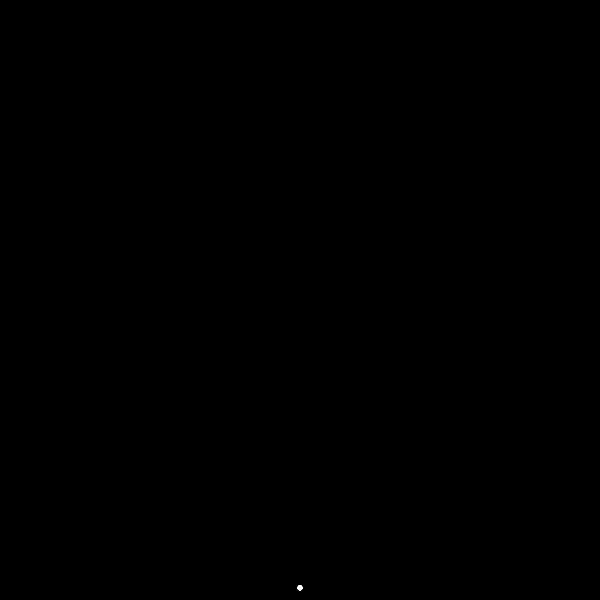
Frame 1 (no input)
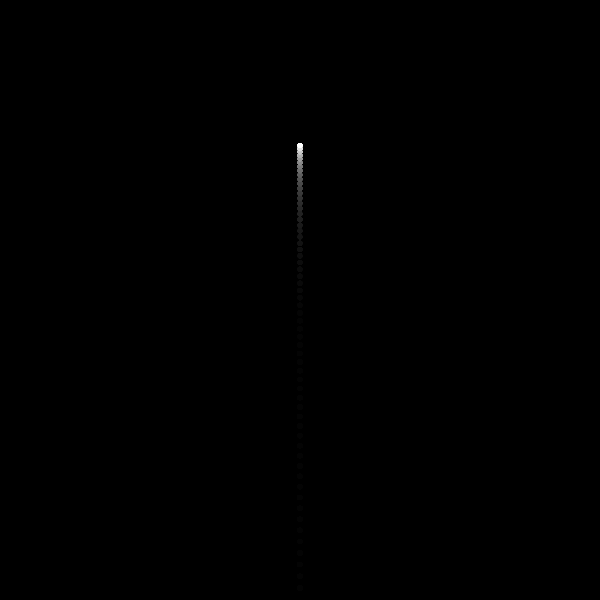
Frame 60 (no input)
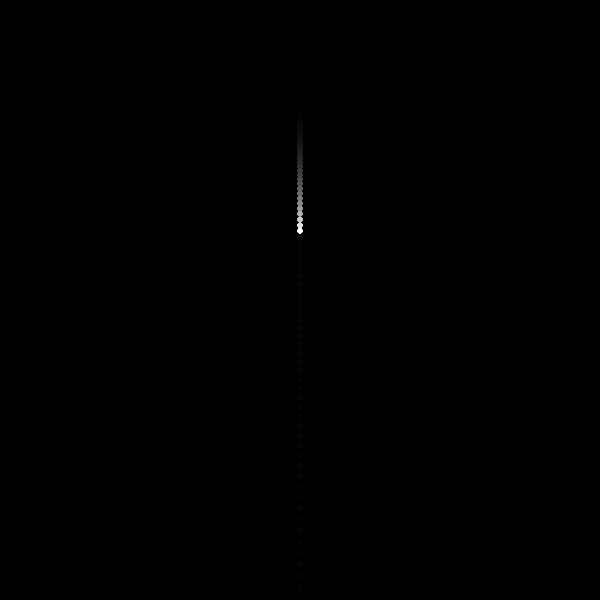
Frame 120 (the mouse pressed at the canvas centre since frame 60)

The p5.js sketch that drew these frames (run headless with seeded random() and noise() and a simulated clock; from frame 60 on, the mouse is pressed at the canvas centre):

// p5.js sketch
// ── sketch.js
// IMA NYU Shanghai
// The Nature of Code
// MOQN
// Feb 17 2017


let NUM_OF_CIRCLES = 150;
let circles = [];

function setup() {
  createCanvas(600, 600);
  background(0);
  for (let i = 0; i < NUM_OF_CIRCLES; i++) {
    circles.push(new Circle(width / 2, height, 0, -12));
  }
}


function draw() {
  background(0, 30);

  for (let i = 0; i < circles.length; i++) {
    circles[i].run();
  }
}


function keyPressed() {
  print(key);
  if (key == "R") {
    circles = [];
    for (let i = 0; i < NUM_OF_CIRCLES; i++) {
      circles.push(new Circle(width / 2, height, 0, -12));
    }
  } else if (key == " ") {
    for (let i = 0; i < circles.length; i++) {
      circles[i].explode();
    }
  }
}
// ── Circle.js
"use strict";


class Circle {
  constructor(x, y, xspd, yspd) {
    this.x = x;
    this.y = y;
    this.xspeed = xspd;
    this.yspeed = yspd;
    this.dia = random(3, 5);
    this.distance = 0;
    this.isExploded = false;
    this.interval = 60;
    this.rotateSpd = random(0.5);
  }
  move() {
    this.x += this.xspeed;
    this.y += this.yspeed;
  }
  applyGravity(g) {
    this.yspeed += g;
  }
  explode() {
    this.xspeed = random(-3, 3) * 5;
    this.yspeed = random(-3, 3) * 5;
    this.isExploded = true;
  }
  run() {
    this.move();
    if (this.isExploded) {
      if (this.interval > 0) {
        this.interval--;
        this.xspeed *= 0.93;
        this.yspeed *= 0.93;
        this.applyGravity(0.05);
        this.draw_normal();
      } else {
        this.xspeed *= 0.9;
        this.yspeed *= 0.9;
        this.draw_scattered();
      }
    } else {
      this.applyGravity(0.15);
      this.draw_normal();
    }
  }
  draw_normal() {
    push();
    fill(255);
    noStroke();
    ellipse(this.x, this.y, this.dia, this.dia);
    pop();
  }
  draw_scattered() {
    this.distance += 1.4;
    for (let angle = 0; angle < 360; angle += 72) {
      push();
      translate(this.x, this.y);
      rotate(frameCount*this.rotateSpd);
      rotate(radians(angle));
      fill(255 - this.distance * 5);
      noStroke();
      ellipse(0, 0 + this.distance, this.dia, this.dia);
      pop();
    }
  }
}
